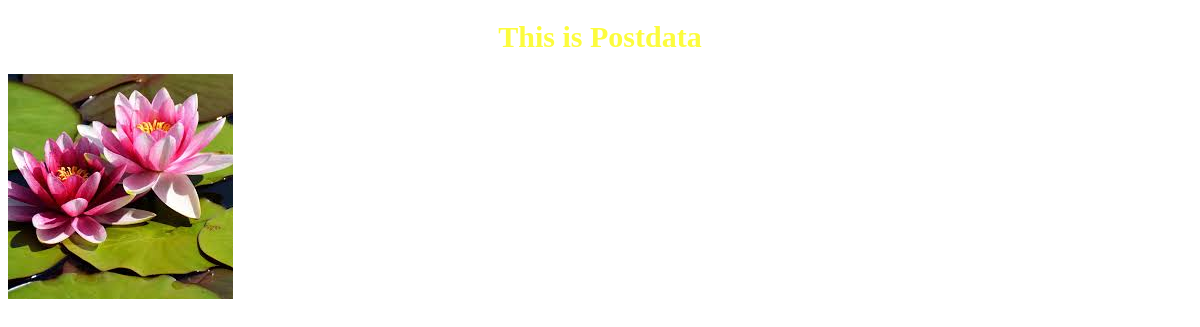
The app's page /posts/, older data.
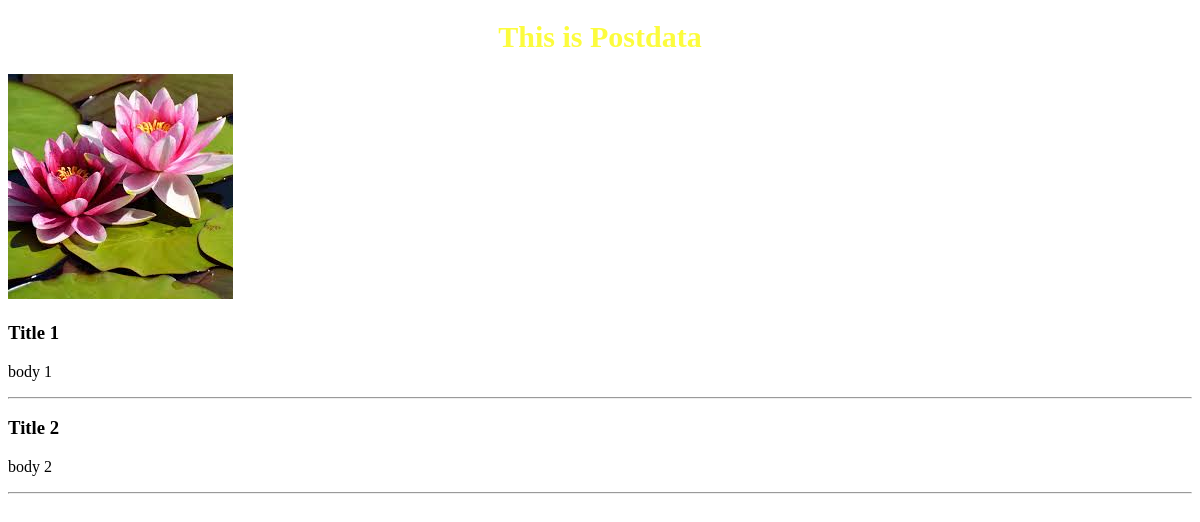
The same page, newer data.
### myapp/models.py (models this page shows, shortened)
class Post(models.Model):
    title = models.CharField(max_length=255)
    post_body = models.TextField()

### myapp/views.py (the view)
# urls.py: path('posts/', postdata, name='posts'),
def postdata(request):
    post_data = Post.objects.all()
    context = {'post_data':post_data}
    return render(request, 'posts.html', context)

### templates/posts.html (shortened to what this page needs)
{% load static %}
<!DOCTYPE html>
<html lang="en">
<head>
    <link rel="stylesheet" href="{% static 'style.css' %}">
</head>
<body>
    <h1>This is Postdata</h1>
    <img src="{% static 'image/lotus.jpg' %}" alt="lotus">
    {% for i in post_data %}
       <h3>{{i.title}}</h3>
       <p>{{i.post_body}}</p>
        <hr>
    {% endfor %}
</body>
</html>

Row changes from the older to the newer data that the page shows:
added Post: title "Title 1", post_body "body 1"
added Post: title "Title 2", post_body "body 2"
